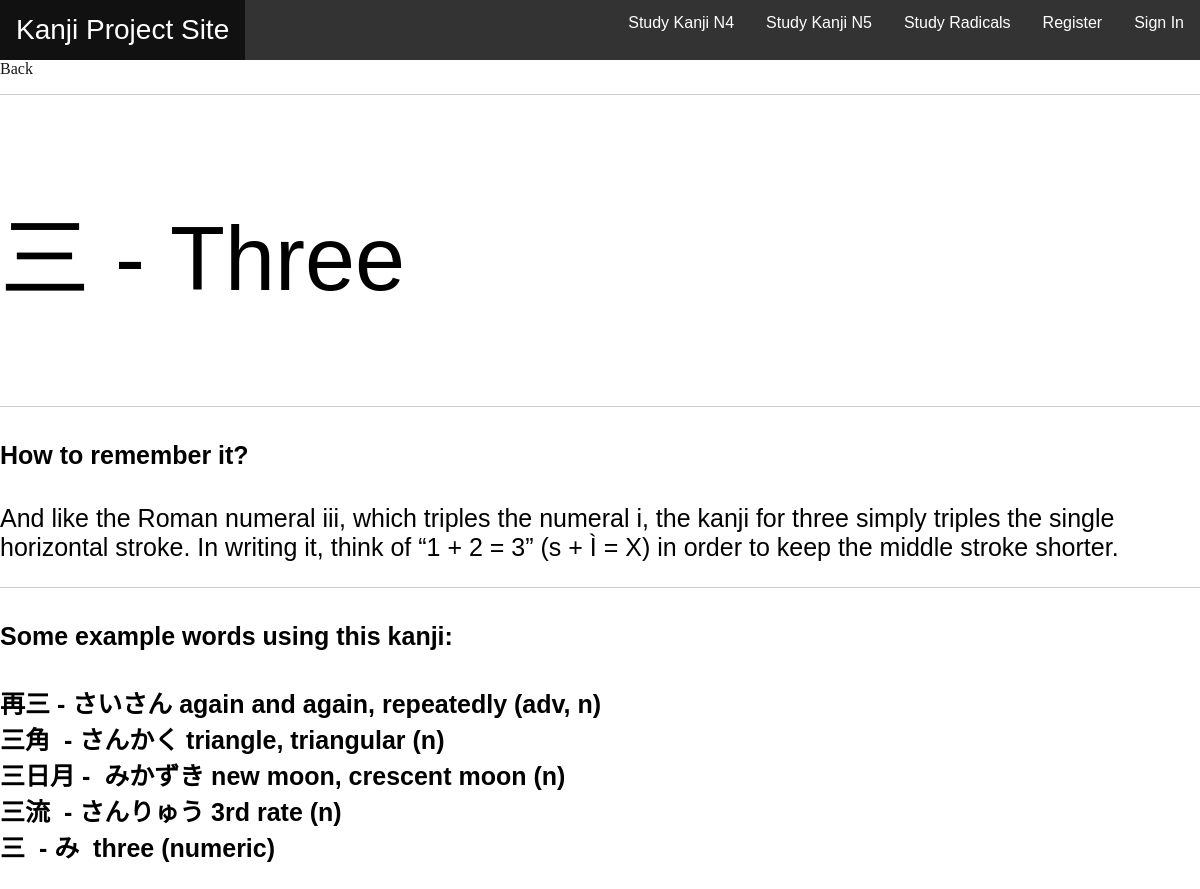
The app's page /23/ with its own data.
### kanji/models.py (models this page shows, shortened)
class grammarParticle(models.Model):
    hiragana = models.CharField(max_length=200)
    story = models.TextField(default="")
    example_words = models.TextField(default="")
    translation = models.TextField(default="")
    radical = models.CharField(max_length=50, default="")

### kanji/views.py (the view)
# urls.py: path('<int:kanji_id>/', views.kanji_info),
def kanji_info(request,kanji_id):
    context = grammarParticle.objects.get(id=kanji_id)
    return render(request, "kanji/kanji_info.html", {
    "context":context})

### kanji/templates/kanji/kanji_info.html (shortened to what this page needs)
{% extends 'base.html' %}
{% load static %}
{% block content %}
<a href="/">Back</a>
<hr/>
<p class="hiragana">{{context.hiragana}} - {{context.translation}}</p>
<hr/>
<div class="story">
  <h4> How to remember it? </h4>
<p class="story_kanji">{{context.story}}</p></div>
<hr/>
<div class="example">
  <h4> Some example words using this kanji: </h4>
<pre class="testing_this">{{ context.example_words}}</pre></div>
{% endblock %}

### kanji/static/kanji/style.css (style rules this page uses)
body { background-color: #FFFFFF; margin:0; padding: 0; }
h4 { font-family: sans-serif; font-size:25px; }
a { text-decoration: none; color:#181818; }
.hiragana { font-size:90px; font-family:sans-serif; }
.story_kanji { font-size:25px; font-family:sans-serif; }
hr { display: block; height: 1px; border: 0; border-top: 1px solid #ccc; margin: 1em 0; padding: 0; }
.testing_this { font-size:25px; font-family: sans-serif; font-weight: bold; }

### records on screen
grammarParticle: hiragana "三", translation "Three", story "And like the Roman numeral iii, which triples the numeral i, the kanji for three simply triples the single horizontal stroke. In writing it, think of “1 + 2 = 3” (s + Ì = X) in order to keep the middle stroke shorter.", example_words "再三 - さいさん again and again, repeatedly (adv, n) 三角 - さんかく triangle, triangular (n) 三日月 - みかずき new moon, crescent moon (n) 三流 - さんりゅう 3rd rate (n) 三 - み three (numeric)"
